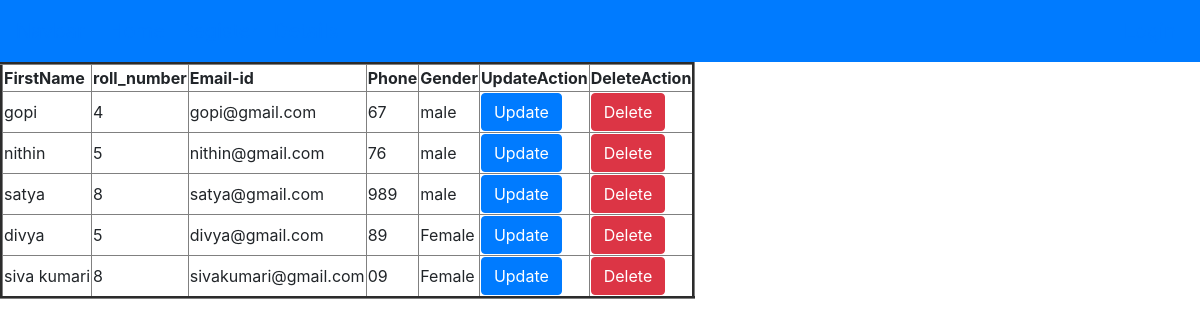
The app's page /myapp2/disply/, older data.
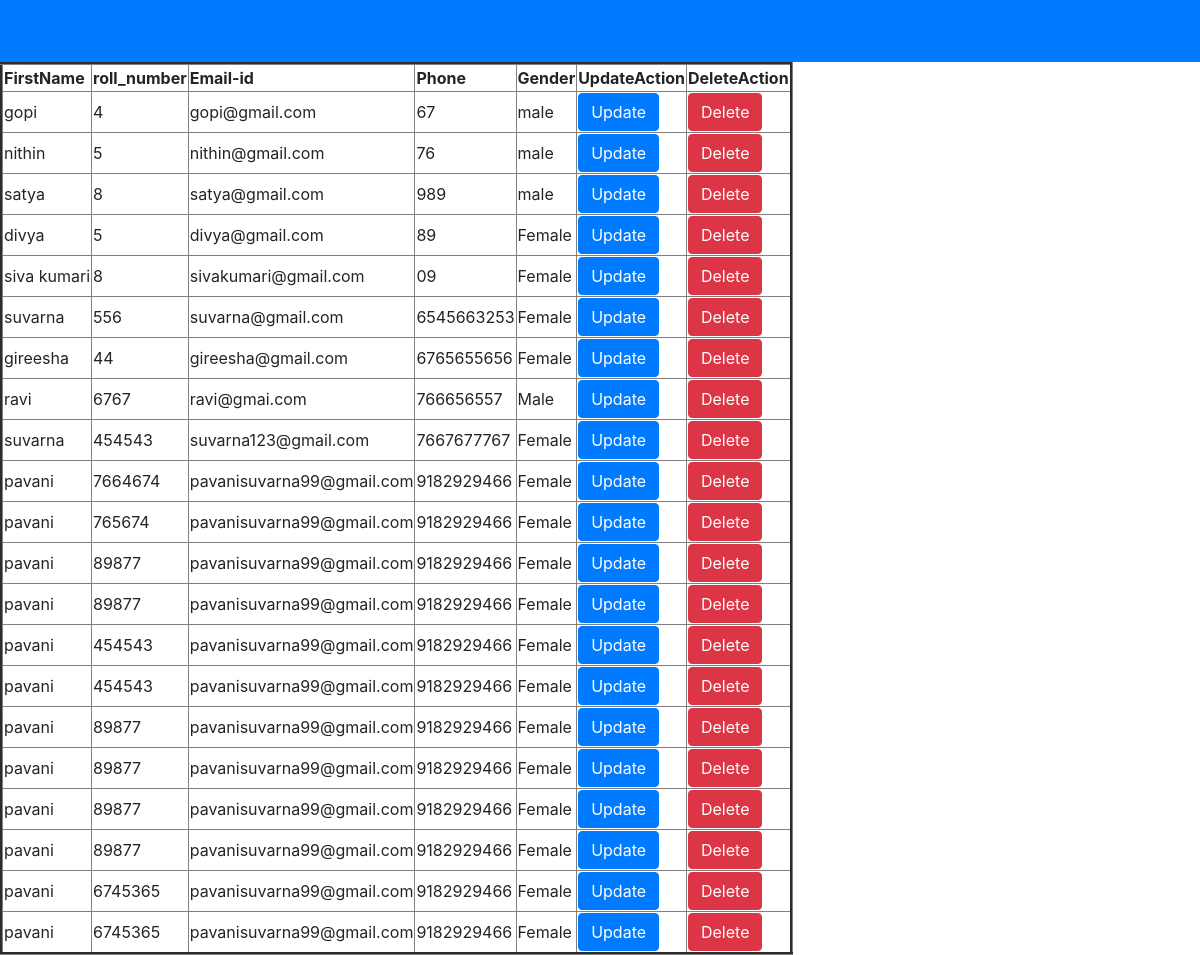
The same page, newer data.
### myapp2/models.py (models this page shows, shortened)
class Student(models.Model):
	Gender_choices=[('Female','Female'),('Male','Male')]
	FullName=models.CharField(max_length=30)
	RollNo=models.CharField(max_length=10)
	EmailId=models.EmailField()
	MobileNo=models.CharField(max_length=10)
	Gender=models.CharField(max_length=6,choices=Gender_choices)
	date_of_birth=models.DateField(null=True,blank=True)
	Address=models.TextField(null=True,blank=True)

### myapp2/views.py (the view)
# urls.py: path('disply/',views.disply_details, name='details'),
def disply_details(request):
	data = Student.objects.all()
	return render(request,'result.html',{'data':data})

### myapp2/templates/result.html
{% extends 'base.html' %}
{% block content %}
<table border="3">
	<tr>
		<th>FirstName</th>
		<th>roll_number</th>
		<th>Email-id</th>
		<th>Phone</th>
		<th>Gender</th>
		<th>UpdateAction</th>
		<th>DeleteAction</th>
	</tr>
	{% for i in data %}
	<tr>
		<td>{{i.FullName}}</td>
		<td>{{i.RollNo}}</td>
		<td>{{i.EmailId}}</td>
		<td>{{i.MobileNo}}</td>
		<td>{{i.Gender}}</td>
		<td><a class="btn btn-primary" href="{% url 'update' i.id %}">Update</a></td>
		<td><a class="btn btn-danger" href="{% url 'delete' i.id %}">Delete</a></td>
		</tr>
	{% endfor%}
</table>
{% endblock %}

### myapp2/templates/base.html (shortened to what this page needs)
<!DOCTYPE html>
<html>
<head>
	<link rel="stylesheet" href="https://maxcdn.bootstrapcdn.com/bootstrap/4.5.2/css/bootstrap.min.css">
</head>
<body>
<nav class="navbar navbar-expand-lg bg-primary">
  <a class="navbar-brand" href="#">Navbar</a>
  <div class="collapse navbar-collapse" id="navbarNav">
    <ul class="navbar-nav">
      <li class="nav-item active">
        <a class="nav-link" style="font-size: 20px;" href="#">Home <span class="sr-only">(current)</span></a>
      </li>
      <li class="nav-item ">
        <a class="nav-link" style="font-size: 20px;" href="#">Register</a>
      </li>
      <li class="nav-item ">
        <a class="nav-link" style="font-size: 20px;" href="#">Details</a>
      </li>
    </ul>
    <ul class="navbar-nav ml-auto">
    <li class="nav-item ">
        <a class="nav-link" style="font-size: 20px;" href="#">Login</a>
      </li>
    </ul>
  </div>
</nav>
		{% block content %}
		{% endblock %}
</body>
</html>

Row changes from the older to the newer data that the page shows:
added Student: FullName "suvarna", RollNo "556", EmailId "suvarna@gmail.com", MobileNo "6545663253", Gender "Female"
added Student: FullName "gireesha", RollNo "44", EmailId "gireesha@gmail.com", MobileNo "6765655656", Gender "Female"
added Student: FullName "ravi", RollNo "6767", EmailId "ravi@gmai.com", MobileNo "766656557", Gender "Male"
added Student: FullName "suvarna", RollNo "454543", EmailId "suvarna123@gmail.com", MobileNo "7667677767", Gender "Female"
added Student: FullName "pavani", RollNo "7664674", EmailId "pavanisuvarna99@gmail.com", MobileNo "9182929466", Gender "Female"
added Student: FullName "pavani", RollNo "765674", EmailId "pavanisuvarna99@gmail.com", MobileNo "9182929466", Gender "Female"
added Student: FullName "pavani", RollNo "89877", EmailId "pavanisuvarna99@gmail.com", MobileNo "9182929466", Gender "Female"
added Student: FullName "pavani", RollNo "89877", EmailId "pavanisuvarna99@gmail.com", MobileNo "9182929466", Gender "Female"
added Student: FullName "pavani", RollNo "454543", EmailId "pavanisuvarna99@gmail.com", MobileNo "9182929466", Gender "Female"
added Student: FullName "pavani", RollNo "454543", EmailId "pavanisuvarna99@gmail.com", MobileNo "9182929466", Gender "Female"
added Student: FullName "pavani", RollNo "89877", EmailId "pavanisuvarna99@gmail.com", MobileNo "9182929466", Gender "Female"
added Student: FullName "pavani", RollNo "89877", EmailId "pavanisuvarna99@gmail.com", MobileNo "9182929466", Gender "Female"
added Student: FullName "pavani", RollNo "89877", EmailId "pavanisuvarna99@gmail.com", MobileNo "9182929466", Gender "Female"
added Student: FullName "pavani", RollNo "89877", EmailId "pavanisuvarna99@gmail.com", MobileNo "9182929466", Gender "Female"
added Student: FullName "pavani", RollNo "6745365", EmailId "pavanisuvarna99@gmail.com", MobileNo "9182929466", Gender "Female"
added Student: FullName "pavani", RollNo "6745365", EmailId "pavanisuvarna99@gmail.com", MobileNo "9182929466", Gender "Female"
